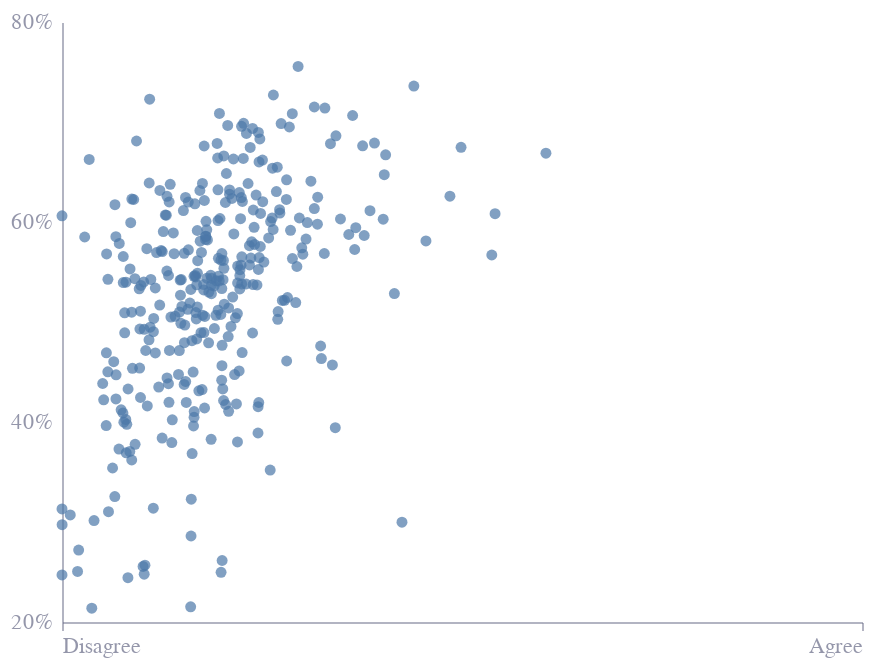

Notebook cell for this chart:
### Code cell
# Plot figure 2b
fig2b = alt.Chart(fig2b_df).mark_circle().encode(
    x=alt.X('agree:Q',
            title='',
            scale=alt.Scale(domain=[0, 1]),
            axis=alt.Axis(
                values=[0,1],
                labelExpr='datum.value == 0 ? "Disagree" : "Agree"',
                grid=False
            )),
    y=alt.Y('leave_vote:Q',
            title='',
            scale=alt.Scale(domain=[20,80]),
            axis=alt.Axis(
                labelExpr='datum.value + "%"',
                values=[20,40,60,80],
                grid=False
            )),
    tooltip=[
        alt.Tooltip('agree:Q', title='Level of Agreement', format='.2f'),
        alt.Tooltip('leave_vote:Q', title='Leave Vote (%)', format='.2f')
    ]
)
fig2b

### Figure 1 — Vega-Lite specification as saved in the notebook (floating-point values rounded to 4 significant figures; data arrays with more than 128 entries replaced by an {"elided": "..."} marker saying what was removed)
{"config": {"font": "Circular Std", "text": {"color": "#676A86", "align": "left", "baseline": "middle", "dx": 7, "dy": 0, "fontSize": 11}, "view": {"stroke": null, "continuousWidth": 400, "continuousHeight": 300, "discreteWidth": 400, "discreteHeight": 300}, "range": {"category": ["#36B7B4", "#E6224B", "#F4C245", "#0063AF", "#00A767", "#179FDB", "#EB5C2E"], "diverging": ["#E6224B", "#E54753", "#C9C9C9", "#179FDB", "#122B39"], "heatmap": ["#C9C9C9", "#179FDB", "#0063AF", "#122B39"], "ordinal": ["#00A767", "#36B7B4", "#179FDB", "#0063AF", "#243B5A"]}, "bar": {"color": "#179fdb"}, "line": {"color": "#e6224b"}, "rule": {"color": "#676A86"}, "area": {"opacity": 0.3}, "point": {"filled": true, "size": 80, "color": "#e6224b", "opacity": 0.95}, "geoshape": {"stroke": "white", "strokeWidth": 0.3}, "rect": {"fill": "#d6d4d4", "opacity": 0.3}, "axis": {"labelColor": "#676A86", "labelFontSize": 11, "labelFont": "Circular Std", "labelOpacity": 0.7, "tickColor": "#676A86", "tickOpacity": 0.5, "domainColor": "#676A86", "domainOpacity": 0.5, "gridColor": "#676A86", "gridDash": [2, 2], "gridOpacity": 0.5, "title": null, "titleColor": "#676A86", "titleOpacity": 0.8, "tickSize": 4}, "axisXDiscrete": {"grid": false, "labelAngle": 0, "tickCount": 10, "tickOpacity": 0.5, "title": null}, "axisYDiscrete": {"ticks": false, "labelPadding": 5}, "axisXTemporal": {"grid": false, "ticks": true}, "axisXQuantitative": {"grid": true}, "axisYQuantitative": {"gridColor": "#676A86", "gridDash": [1, 5], "gridOpacity": 0.5, "ticks": false, "labelPadding": 5, "tickCount": 8, "titleAngle": 0, "titleAlign": "left", "titleBaseline": "bottom", "titleX": 0, "titleY": -5}, "title": {"color": "#676A86E6", "subtitleColor": "#676A86", "font": "Circular Std", "subtitleFont": "Circular Std", "anchor": "start", "fontSize": 14, "subtitleFontSize": 12, "subtitlePadding": 4, "offset": 0, "frame": "group"}, "legend": {"titleColor": "#122b39", "title": null, "labelColor": "#122b39", "labelFontSize": 11}}, "data": {"name": "data-485c08d092e1755ceed049c21bfd8cc2"}, "mark": {"type": "circle"}, "encoding": {"tooltip": [{"field": "agree", "format": ".2f", "title": "Level of Agreement", "type": "quantitative"}, {"field": "leave_vote", "format": ".2f", "title": "Leave Vote (%)", "type": "quantitative"}], "x": {"axis": {"grid": false, "labelExpr": "datum.value == 0 ? \"Disagree\" : \"Agree\"", "values": [0, 1]}, "field": "agree", "scale": {"domain": [0, 1]}, "title": "", "type": "quantitative"}, "y": {"axis": {"grid": false, "labelExpr": "datum.value + \"%\"", "values": [20, 40, 60, 80]}, "field": "leave_vote", "scale": {"domain": [20, 80]}, "title": "", "type": "quantitative"}}, "$schema": "https://vega.github.io/schema/vega-lite/v6.1.0.json", "datasets": {"data-485c08d092e1755ceed049c21bfd8cc2": {"elided": "334 records"}}}
